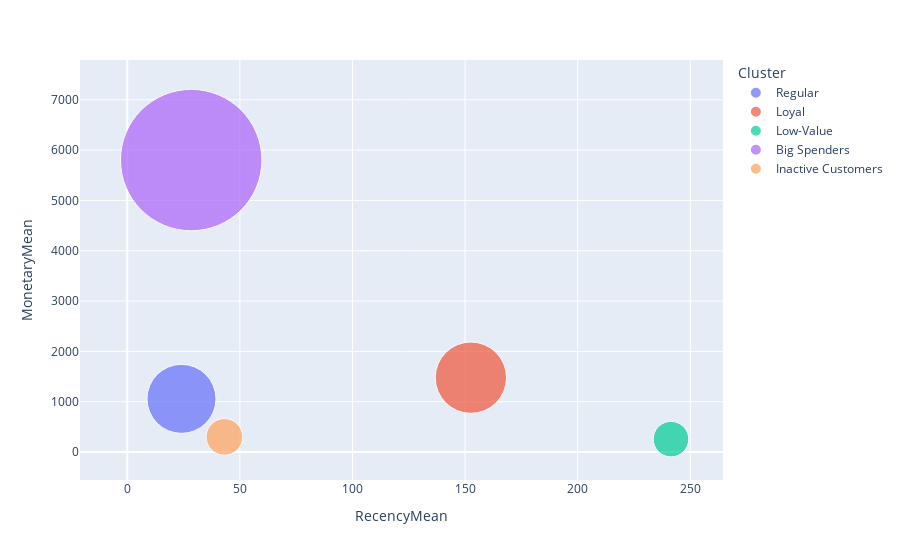

Write notebook code for a chart like this one.
### Code cell
fig = px.scatter(rfm_agg_0, x='RecencyMean', y='MonetaryMean', color='Cluster', size='FrequencyMean', hover_name = 'Cluster', size_max = 100)
fig.show()

### Figure 1 — Plotly figure (JSON) as saved in the notebook; plotly's stock layout.template omitted (floating-point values rounded to 4 significant figures)
{"data": [{"hovertemplate": "<b>%{hovertext}</b><br><br>Cluster=Regular<br>RecencyMean=%{x}<br>MonetaryMean=%{y}<br>FrequencyMean=%{marker.size}<extra></extra>", "hovertext": ["Regular"], "legendgroup": "Regular", "marker": {"color": "#636efa", "size": [58.57], "sizemode": "area", "sizeref": 0.0246, "symbol": "circle"}, "mode": "markers", "name": "Regular", "orientation": "v", "showlegend": true, "type": "scatter", "x": [24.08], "xaxis": "x", "y": [1058.0], "yaxis": "y"}, {"hovertemplate": "<b>%{hovertext}</b><br><br>Cluster=Loyal<br>RecencyMean=%{x}<br>MonetaryMean=%{y}<br>FrequencyMean=%{marker.size}<extra></extra>", "hovertext": ["Loyal"], "legendgroup": "Loyal", "marker": {"color": "#EF553B", "size": [62.53], "sizemode": "area", "sizeref": 0.0246, "symbol": "circle"}, "mode": "markers", "name": "Loyal", "orientation": "v", "showlegend": true, "type": "scatter", "x": [152.6], "xaxis": "x", "y": [1478.0], "yaxis": "y"}, {"hovertemplate": "<b>%{hovertext}</b><br><br>Cluster=Low-Value<br>RecencyMean=%{x}<br>MonetaryMean=%{y}<br>FrequencyMean=%{marker.size}<extra></extra>", "hovertext": ["Low-Value"], "legendgroup": "Low-Value", "marker": {"color": "#00cc96", "size": [15.53], "sizemode": "area", "sizeref": 0.0246, "symbol": "circle"}, "mode": "markers", "name": "Low-Value", "orientation": "v", "showlegend": true, "type": "scatter", "x": [241.4], "xaxis": "x", "y": [256.9], "yaxis": "y"}, {"hovertemplate": "<b>%{hovertext}</b><br><br>Cluster=Big Spenders<br>RecencyMean=%{x}<br>MonetaryMean=%{y}<br>FrequencyMean=%{marker.size}<extra></extra>", "hovertext": ["Big Spenders"], "legendgroup": "Big Spenders", "marker": {"color": "#ab63fa", "size": [246.0], "sizemode": "area", "sizeref": 0.0246, "symbol": "circle"}, "mode": "markers", "name": "Big Spenders", "orientation": "v", "showlegend": true, "type": "scatter", "x": [28.39], "xaxis": "x", "y": [5802.0], "yaxis": "y"}, {"hovertemplate": "<b>%{hovertext}</b><br><br>Cluster=Inactive Customers<br>RecencyMean=%{x}<br>MonetaryMean=%{y}<br>FrequencyMean=%{marker.size}<extra></extra>", "hovertext": ["Inactive Customers"], "legendgroup": "Inactive Customers", "marker": {"color": "#FFA15A", "size": [16.53], "sizemode": "area", "sizeref": 0.0246, "symbol": "circle"}, "mode": "markers", "name": "Inactive Customers", "orientation": "v", "showlegend": true, "type": "scatter", "x": [43.13], "xaxis": "x", "y": [301.4], "yaxis": "y"}], "layout": {"legend": {"itemsizing": "constant", "title": {"text": "Cluster"}, "tracegroupgap": 0}, "margin": {"t": 60}, "xaxis": {"anchor": "y", "domain": [0, 1], "title": {"text": "RecencyMean"}}, "yaxis": {"anchor": "x", "domain": [0, 1], "title": {"text": "MonetaryMean"}}}}
